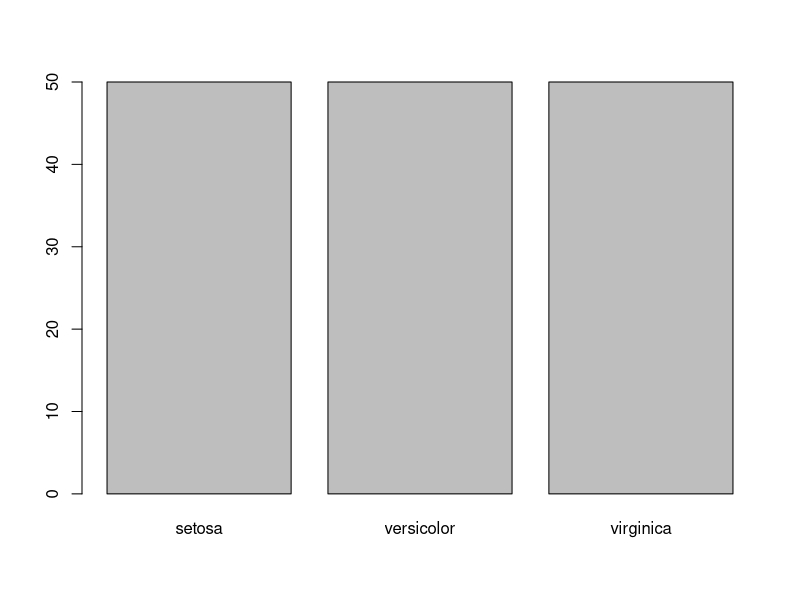
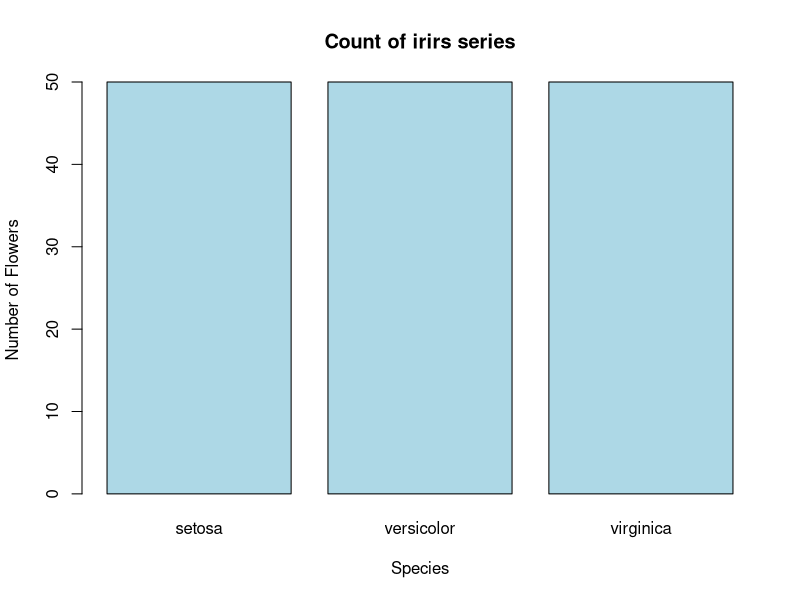
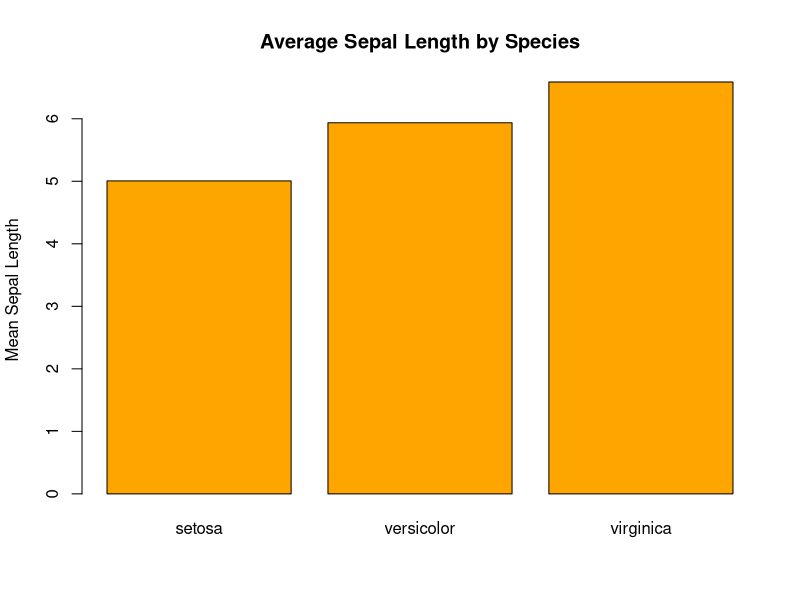
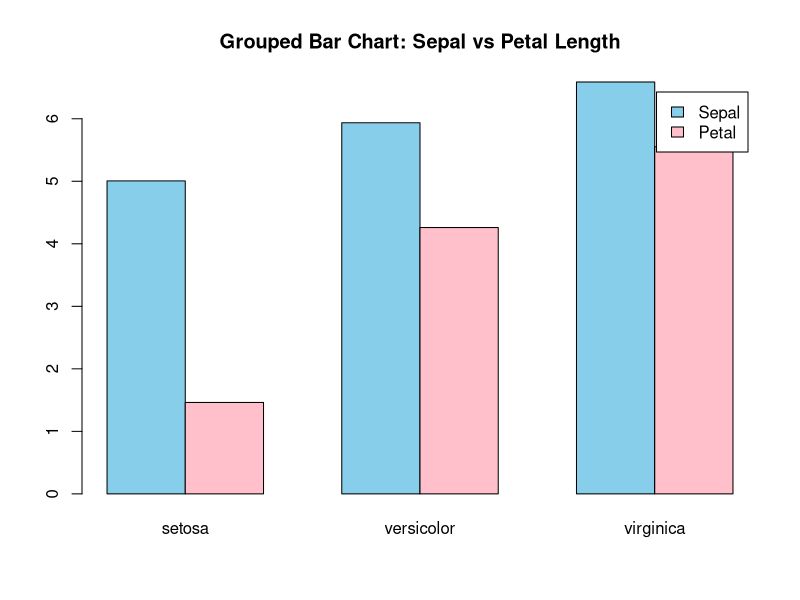
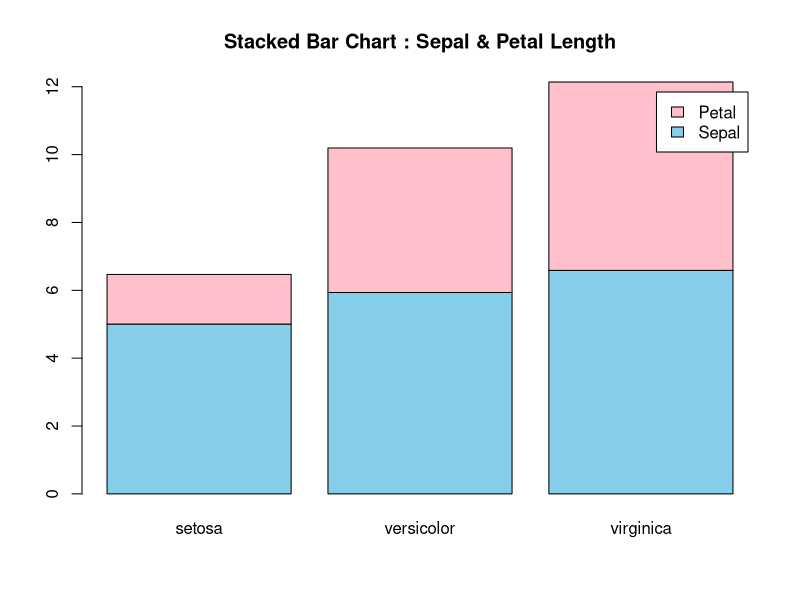
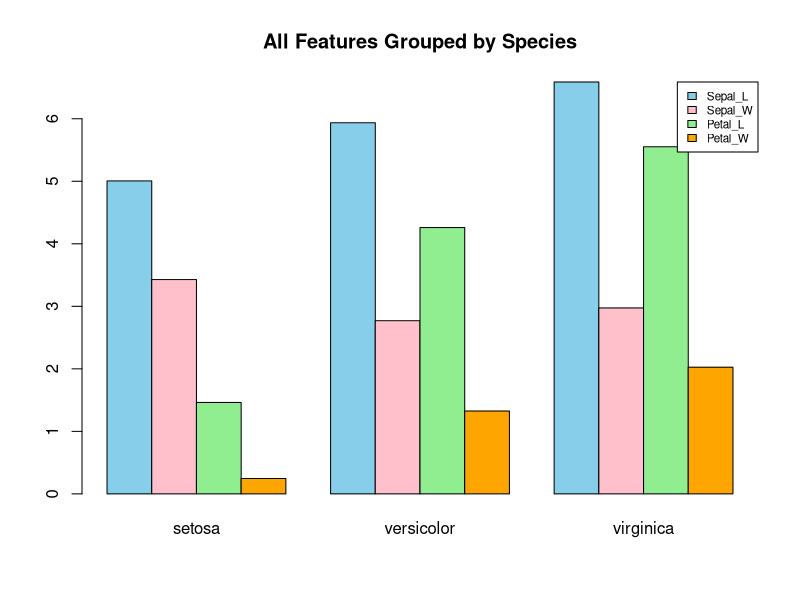
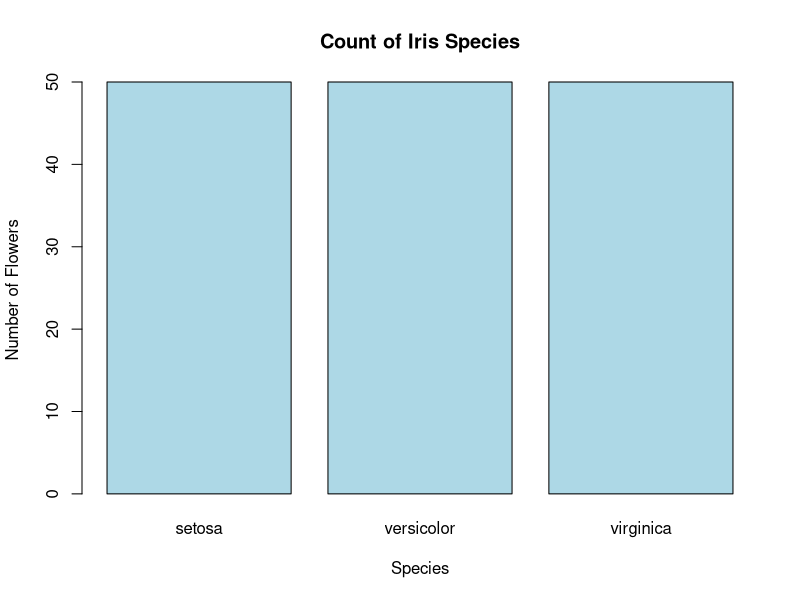

R code for these plots, in order:
library(ggplot2)

data(iris)
?iris
head(iris)
str(iris)
View(iris)
class(iris)

barplot(table(iris$Species))

barplot(
  table(iris$Species),
  main = "Count of irirs series",
  xlab = "Species",
  ylab = "Number of Flowers",
  col = "lightblue"
)

mean_Sepal <- tapply(iris$Sepal.Length, iris$Species, mean)
mean_Sepal

barplot(
  mean_Sepal,
  col = 'orange',
  main = "Average Sepal Length by Species",
  ylab = "Mean Sepal Length"
)

group_means <- rbind(
  Sepal = tapply(iris$Sepal.Length, iris$Species, mean),
  Petal = tapply(iris$Petal.Length, iris$Species, mean)
)

group_means

group_means1 <- rbind(
  Sepal_L = tapply(iris$Sepal.Length, iris$Species, mean),
  Sepal_W = tapply(iris$Sepal.Width, iris$Species, mean),
  Petal_L = tapply(iris$Petal.Length, iris$Species, mean),
  Petal_W = tapply(iris$Petal.Width, iris$Species, mean)
)

group_means1

barplot(
  group_means,
  beside = TRUE,
  col = c("skyblue","pink"),
  legend.text = TRUE,
  main = "Grouped Bar Chart: Sepal vs Petal Length"
)

barplot(
  group_means,
  beside = FALSE,
  col = c("skyblue","pink"),
  legend.text = TRUE,
  main = "Stacked Bar Chart : Sepal & Petal Length"
)

barplot(
  group_means1,
  beside = TRUE,
  col = c("skyblue", "pink", "lightgreen", "orange"),
  legend.text = TRUE,
  main = "All Features Grouped by Species",
  args.legend = list(x = "topright", cex = 0.7)
)

png("plots/Iris_BarCharts.png")
barplot(table(iris$Species),
        main = "Count of Iris Species",
        xlab = "Species",
        ylab = "Number of Flowers",
        col = "lightblue")
dev.off()